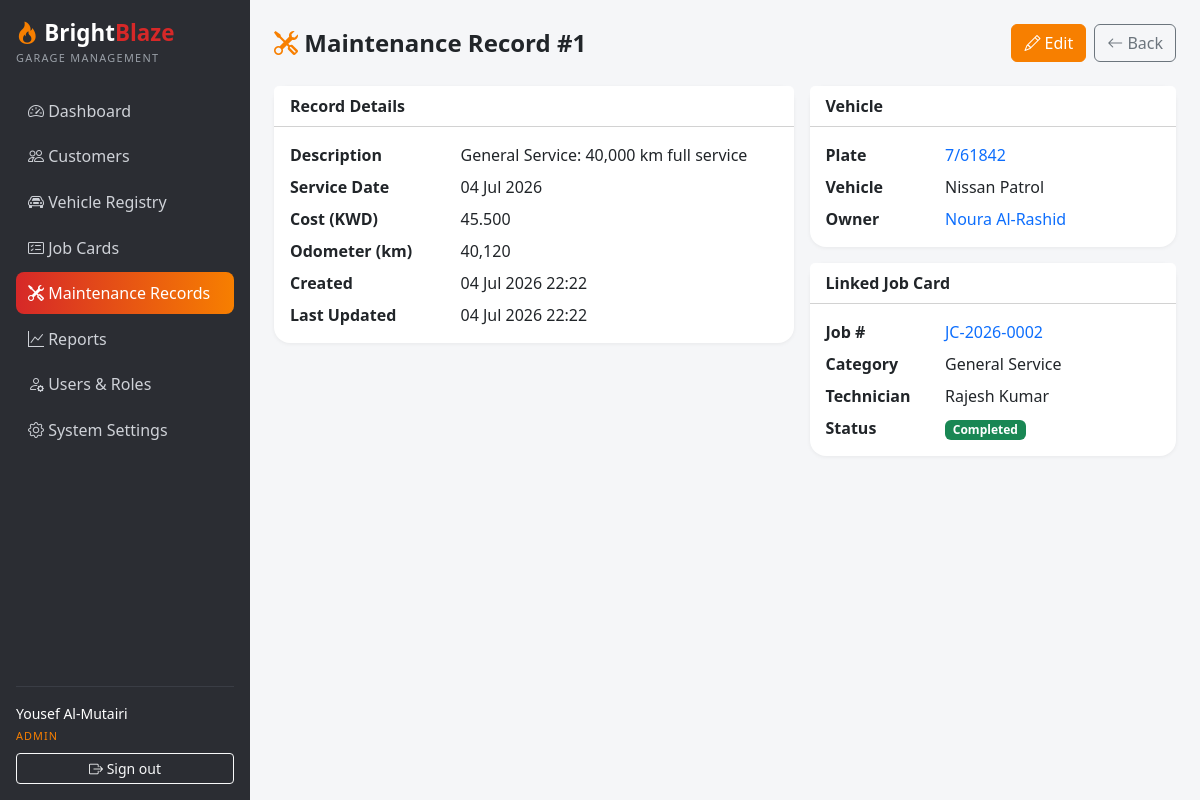
/maintenance/view.php?id=1 (signed in), run on the app's committed database.
### tables this page shows
CREATE TABLE `maintenance_records` (
  `id` INT UNSIGNED NOT NULL AUTO_INCREMENT,
  `vehicle_id` INT UNSIGNED NOT NULL,
  `job_card_id` INT UNSIGNED DEFAULT NULL,
  `description` VARCHAR(255) NOT NULL,
  `service_date` DATE NOT NULL,
  `cost` DECIMAL(10,3) DEFAULT NULL COMMENT 'Cost in KWD',
  `odometer_km` INT UNSIGNED DEFAULT NULL,
  `created_at` TIMESTAMP NOT NULL DEFAULT CURRENT_TIMESTAMP,
  `updated_at` TIMESTAMP NOT NULL DEFAULT CURRENT_TIMESTAMP ON UPDATE CURRENT_TIMESTAMP,
  PRIMARY KEY (`id`),
  KEY `idx_maintenance_vehicle` (`vehicle_id`),
  KEY `idx_maintenance_job` (`job_card_id`),
  CONSTRAINT `fk_maintenance_vehicle` FOREIGN KEY (`vehicle_id`) REFERENCES `vehicles` (`id`) ON DELETE CASCADE,
  CONSTRAINT `fk_maintenance_job` FOREIGN KEY (`job_card_id`) REFERENCES `job_cards` (`id`) ON DELETE SET NULL
);

CREATE TABLE `vehicles` (
  `id` INT UNSIGNED NOT NULL AUTO_INCREMENT,
  `customer_id` INT UNSIGNED NOT NULL,
  `plate_number` VARCHAR(20) NOT NULL,
  `make` VARCHAR(60) NOT NULL,
  `model` VARCHAR(60) NOT NULL,
  `year` SMALLINT UNSIGNED DEFAULT NULL,
  `color` VARCHAR(40) DEFAULT NULL,
  `vin` VARCHAR(30) DEFAULT NULL,
  `created_at` TIMESTAMP NOT NULL DEFAULT CURRENT_TIMESTAMP,
  `updated_at` TIMESTAMP NOT NULL DEFAULT CURRENT_TIMESTAMP ON UPDATE CURRENT_TIMESTAMP,
  PRIMARY KEY (`id`),
  UNIQUE KEY `uq_vehicles_plate` (`plate_number`),
  UNIQUE KEY `uq_vehicles_vin` (`vin`),
  KEY `idx_vehicles_customer` (`customer_id`),
  CONSTRAINT `fk_vehicles_customer` FOREIGN KEY (`customer_id`) REFERENCES `customers` (`id`) ON DELETE CASCADE
);

CREATE TABLE `customers` (
  `id` INT UNSIGNED NOT NULL AUTO_INCREMENT,
  `name` VARCHAR(120) NOT NULL,
  `phone` VARCHAR(20) NOT NULL,
  `email` VARCHAR(120) DEFAULT NULL,
  `address` VARCHAR(255) DEFAULT NULL,
  `created_at` TIMESTAMP NOT NULL DEFAULT CURRENT_TIMESTAMP,
  `updated_at` TIMESTAMP NOT NULL DEFAULT CURRENT_TIMESTAMP ON UPDATE CURRENT_TIMESTAMP,
  PRIMARY KEY (`id`),
  KEY `idx_customers_name` (`name`),
  KEY `idx_customers_phone` (`phone`)
);

CREATE TABLE `job_cards` (
  `id` INT UNSIGNED NOT NULL AUTO_INCREMENT,
  `job_number` VARCHAR(20) NOT NULL,
  `customer_id` INT UNSIGNED NOT NULL,
  `vehicle_id` INT UNSIGNED NOT NULL,
  `service_category` VARCHAR(60) NOT NULL,
  `technician_id` INT UNSIGNED DEFAULT NULL,
  `priority` ENUM('Low','Medium','High') NOT NULL DEFAULT 'Medium',
  `status` ENUM('Pending','Assigned','In Progress','Completed','Cancelled') NOT NULL DEFAULT 'Pending',
  `problem_description` TEXT NOT NULL,
  `estimated_completion` DATE DEFAULT NULL,
  `created_at` TIMESTAMP NOT NULL DEFAULT CURRENT_TIMESTAMP,
  `completed_at` DATETIME DEFAULT NULL,
  `updated_at` TIMESTAMP NOT NULL DEFAULT CURRENT_TIMESTAMP ON UPDATE CURRENT_TIMESTAMP,
  PRIMARY KEY (`id`),
  UNIQUE KEY `uq_job_cards_number` (`job_number`),
  KEY `idx_job_cards_status` (`status`),
  KEY `idx_job_cards_priority` (`priority`),
  KEY `idx_job_cards_customer` (`customer_id`),
  KEY `idx_job_cards_vehicle` (`vehicle_id`),
  KEY `idx_job_cards_technician` (`technician_id`),
  CONSTRAINT `fk_job_cards_customer` FOREIGN KEY (`customer_id`) REFERENCES `customers` (`id`) ON DELETE CASCADE,
  CONSTRAINT `fk_job_cards_vehicle` FOREIGN KEY (`vehicle_id`) REFERENCES `vehicles` (`id`) ON DELETE CASCADE,
  CONSTRAINT `fk_job_cards_technician` FOREIGN KEY (`technician_id`) REFERENCES `users` (`id`) ON DELETE SET NULL
);

CREATE TABLE `users` (
  `id` INT UNSIGNED NOT NULL AUTO_INCREMENT,
  `username` VARCHAR(80) NOT NULL,
  `full_name` VARCHAR(120) NOT NULL,
  `email` VARCHAR(120) DEFAULT NULL,
  `phone` VARCHAR(20) DEFAULT NULL,
  `password_hash` VARCHAR(255) NOT NULL,
  `role_id` INT UNSIGNED NOT NULL,
  `is_active` TINYINT(1) NOT NULL DEFAULT 1,
  `created_at` TIMESTAMP NOT NULL DEFAULT CURRENT_TIMESTAMP,
  `updated_at` TIMESTAMP NOT NULL DEFAULT CURRENT_TIMESTAMP ON UPDATE CURRENT_TIMESTAMP,
  PRIMARY KEY (`id`),
  UNIQUE KEY `uq_users_username` (`username`),
  KEY `idx_users_role` (`role_id`),
  CONSTRAINT `fk_users_role` FOREIGN KEY (`role_id`) REFERENCES `roles` (`id`)
);

### config/database.php (called while the page is built, shortened)
<?php
function db(): PDO
{
    static $pdo = null;
    if ($pdo === null) {
        $dsn = 'mysql:host=' . DB_HOST . ';dbname=' . DB_NAME . ';charset=utf8mb4';
        try {
            $pdo = new PDO($dsn, DB_USER, DB_PASS, [
                PDO::ATTR_ERRMODE            => PDO::ERRMODE_EXCEPTION,
                PDO::ATTR_DEFAULT_FETCH_MODE => PDO::FETCH_ASSOC,
                PDO::ATTR_EMULATE_PREPARES   => false,
            ]);
        } catch (PDOException $e) {
            http_response_code(500);
            die('Database connection failed. Check config/database.php and make sure MySQL is running and the brightblaze_garage database is imported.');
        }
    }
    return $pdo;
}

### config/config.php (called while the page is built, shortened)
<?php
require_once __DIR__ . '/database.php';
function base_url(string $path = ''): string
{
    return BASE_URL . ltrim($path, '/');
}

### maintenance/view.php (the view, shortened to what this page needs)
<?php
require_once __DIR__ . '/../config/config.php';
$id = (int) ($_GET['id'] ?? 0);
$stmt = db()->prepare(
    'SELECT mr.*, v.plate_number, v.make, v.model, v.customer_id,
            c.name AS customer_name,
            jc.id AS job_id, jc.job_number, jc.status AS job_status, jc.service_category,
            u.full_name AS technician_name
     FROM maintenance_records mr
     JOIN vehicles v ON v.id = mr.vehicle_id
     JOIN customers c ON c.id = v.customer_id
     LEFT JOIN job_cards jc ON jc.id = mr.job_card_id
     LEFT JOIN users u ON u.id = jc.technician_id
     WHERE mr.id = ?'
);
$stmt->execute([$id]);
$record = $stmt->fetch();
include __DIR__ . '/../includes/header.php';
?>
<div class="d-flex justify-content-between align-items-center flex-wrap gap-2 mb-4">
  <h4 class="fw-bold mb-0"><i class="bi bi-tools bb-text-orange"></i> Maintenance Record #<?= (int) $record['id'] ?></h4>
  <div class="d-flex gap-2 flex-wrap">
    <a class="btn btn-bb-orange" href="<?= base_url('maintenance/form.php?id=' . (int) $record['id']) ?>"><i class="bi bi-pencil"></i> Edit</a>
    <a class="btn btn-outline-secondary" href="<?= base_url('maintenance/index.php') ?>"><i class="bi bi-arrow-left"></i> Back</a>
  </div>
</div>
<div class="row g-3">
  <div class="col-lg-7">
    <div class="card">
      <div class="card-header bg-white fw-bold">Record Details</div>
      <div class="card-body">
        <dl class="row mb-0">
          <dt class="col-4">Description</dt><dd class="col-8" style="white-space: pre-line;"><?= e($record['description']) ?></dd>
          <dt class="col-4">Service Date</dt><dd class="col-8"><?= format_date($record['service_date']) ?></dd>
          <dt class="col-4">Cost (KWD)</dt><dd class="col-8"><?= $record['cost'] !== null ? e(number_format((float) $record['cost'], 3)) : '—' ?></dd>
          <dt class="col-4">Odometer (km)</dt><dd class="col-8"><?= $record['odometer_km'] !== null ? e(number_format((int) $record['odometer_km'])) : '—' ?></dd>
          <dt class="col-4">Created</dt><dd class="col-8"><?= format_date($record['created_at'], 'd M Y H:i') ?></dd>
          <dt class="col-4">Last Updated</dt><dd class="col-8 mb-0"><?= isset($record['updated_at']) && $record['updated_at'] ? format_date($record['updated_at'], 'd M Y H:i') : '—' ?></dd>
        </dl>
      </div>
    </div>
  </div>
  <div class="col-lg-5">
    <div class="card mb-3">
      <div class="card-header bg-white fw-bold">Vehicle</div>
      <div class="card-body">
        <dl class="row mb-0">
          <dt class="col-4">Plate</dt>
          <dd class="col-8"><a class="text-decoration-none" href="<?= base_url('vehicles/view.php?id=' . (int) $record['vehicle_id']) ?>"><?= e($record['plate_number']) ?></a></dd>
          <dt class="col-4">Vehicle</dt><dd class="col-8"><?= e($record['make'] . ' ' . $record['model']) ?></dd>
          <dt class="col-4">Owner</dt>
          <dd class="col-8 mb-0"><a class="text-decoration-none" href="<?= base_url('customers/view.php?id=' . (int) $record['customer_id']) ?>"><?= e($record['customer_name']) ?></a></dd>
        </dl>
      </div>
    </div>
    <div class="card">
      <div class="card-header bg-white fw-bold">Linked Job Card</div>
      <div class="card-body">
        <?php if ($record['job_id']): ?>
          <dl class="row mb-0">
            <dt class="col-4">Job #</dt>
            <dd class="col-8"><a class="text-decoration-none" href="<?= base_url('job_cards/view.php?id=' . (int) $record['job_id']) ?>"><?= e($record['job_number']) ?></a></dd>
            <dt class="col-4">Category</dt><dd class="col-8"><?= e($record['service_category']) ?></dd>
            <dt class="col-4">Technician</dt><dd class="col-8"><?= e($record['technician_name'] ?? 'Unassigned') ?></dd>
            <dt class="col-4">Status</dt><dd class="col-8 mb-0"><?= status_badge($record['job_status']) ?></dd>
          </dl>
        <?php else: ?>
          <p class="text-muted mb-0">The linked job card no longer exists.</p>
        <?php endif; ?>
      </div>
    </div>
  </div>
</div>
<?php include __DIR__ . '/../includes/footer.php'; ?>

### includes/functions.php (shortened to what this page needs)
<?php
function e(?string $value): string
{
    return htmlspecialchars((string) $value, ENT_QUOTES, 'UTF-8');
}
function status_badge(string $status): string
{
    $slug = strtolower(str_replace(' ', '-', $status));
    return '<span class="badge bb-status-' . e($slug) . '">' . e($status) . '</span>';
}
function format_date(?string $value, string $format = 'd M Y'): string
{
    return date($format, strtotime($value));
}

### assets/css/style.css (style rules this page uses)
:root { --bb-red: #d62828; --bb-orange: #f77f00; --bb-dark: #2b2d33; --bb-darker: #212226; }
body { background: #f5f6f8; }
.card { border: 0; border-radius: 1rem; box-shadow: 0 1px 4px rgba(0, 0, 0, 0.06); }
.bb-text-orange { color: var(--bb-orange); }
.btn-bb-orange { background: var(--bb-orange); border-color: var(--bb-orange); color: #fff; }
.badge.bb-status-completed { background: #198754; }

### data on the page
maintenance_records: id "1", description "General Service: 40,000 km full service", service_date "04 Jul 2026", cost "45.500", odometer_km "40,120", created_at "04 Jul 2026 22:22", updated_at "04 Jul 2026 22:22", vehicle.plate_number "7/61842", vehicle.model "Nissan Patrol", customers.name "Noura Al-Rashid", job_card.job_number "JC-2026-0002", job_card.service_category "General Service", users.full_name "Rajesh Kumar", job_card.status "Completed"

### other printed values
$label "Dashboard Customers Vehicle Registry Job Cards Maintenance Records Reports Users & Roles System Settings"
current_user_name() "Yousef Al-Mutairi"
current_role() "ADMIN"
